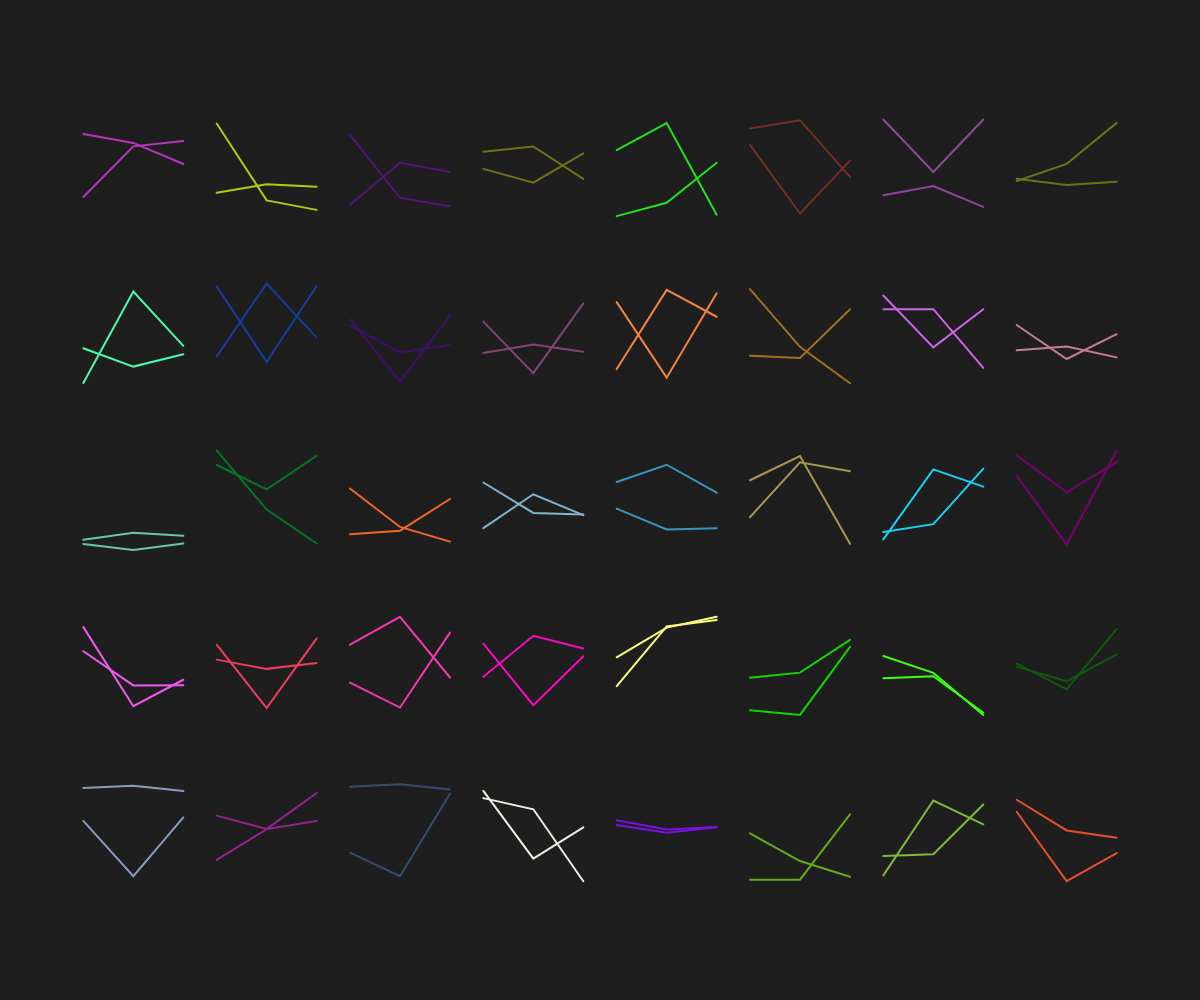
Frame 1 (no input)
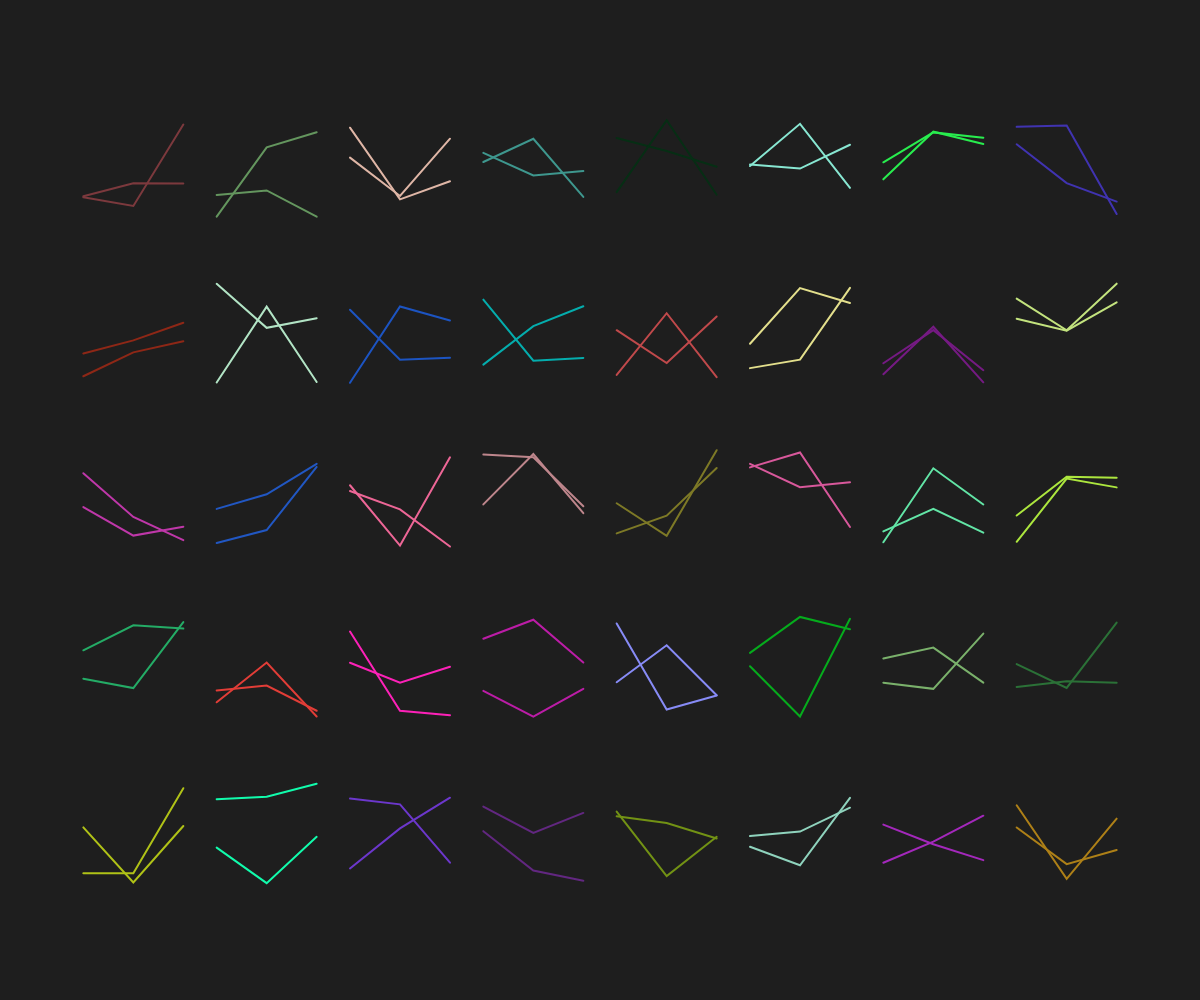
Frame 2 (the mouse pressed at the canvas centre, redrawn once)

The p5.js sketch that drew these frames (run headless with seeded random() and noise() and a simulated clock; the mouse was pressed at the canvas centre and the sketch redrawn once):

// p5.js sketch
// ── sketch.js
function setup() {
  createCanvas(windowWidth, windowHeight);
  noLoop();
}

function draw() {
  background(30);
  noFill();
  strokeWeight(2);

  let numLines = 5; // Número total de linhas
  let numDrawings = 8; // Número de desenhos por linha
  let spacingX = width / (numDrawings + 1); // Distância horizontal para os desenhos
  let spacingY = height / (numLines + 1); // Distância vertical para as linhas

  for (let i = 0; i < numLines; i++) {
    push();
    translate(0, (i + 1) * spacingY); // Desloca verticalmente para cada linha

    for (let j = 0; j < numDrawings; j++) {
      push();
      translate((j + 1) * spacingX, 0); // Desloca horizontalmente para cada desenho
      
      // Define a cor do stroke de forma aleatória
      stroke(random(255), random(255), random(255));
      
      drawLines(random(1, 2), 100, 3);
      pop();
    }

    pop();
  }
}

function drawLines(numLines = 3, side = 100, points = 3) {
  for (let n = 0; n < numLines; n++) {
    drawLine(side, points);
  }
}

function drawLine(side = 100, points = 3) {
  beginShape();
  for (let p = 0; p < points; p++) {
    let x = map(p, 0, points - 1, -side / 2, side / 2);
    let y = random(-side / 2, side / 2);
    vertex(x, y);
  }
  endShape();
}
